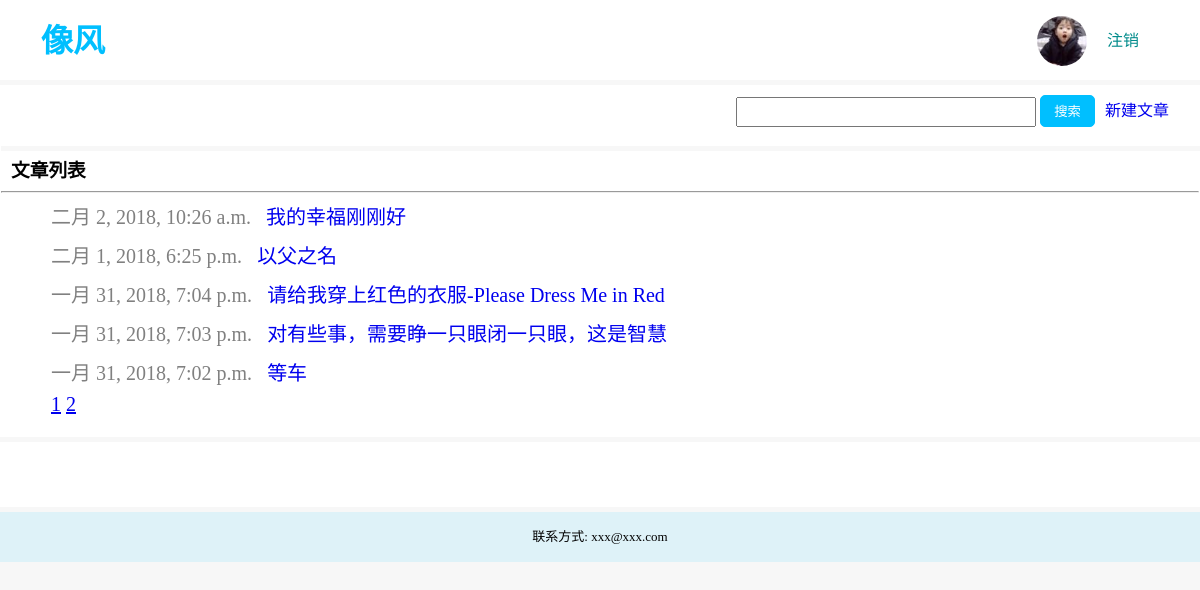
Page / (signed in) on the committed database.
### user/models.py (models this page shows, shortened)
class User(models.Model):
    username = models.CharField(max_length=64, unique=True, null=False, blank=False)
    passwd = models.CharField(max_length=64, null=False, blank=False)
    head = models.ImageField()
    age = models.IntegerField()
    sex = models.IntegerField()
    pid = models.IntegerField(default=1)

### post/models.py (models this page shows, shortened)
class Article(models.Model):
    title = models.CharField(max_length=128)
    date = models.DateTimeField(auto_now_add=True)
    content = models.TextField()

### post/helper.py (the view)
        def wrap2(request, *args, **kwargs):
            key = 'PAGES-%s' % request.get_full_path()
            response = cache.get(key)
            if response is not None:
                print('RETURN FROM CACHE')
                return response
            else:
                print('RETURN FROM VIEW')
                response = view_func(request, *args, **kwargs)
                cache.set(key, response, timeout)
                return response

### post/helper.py (called while the page is built)
def page_cache(timeout):
    def wrap1(view_func):
        def wrap2(request, *args, **kwargs):
            key = 'PAGES-%s' % request.get_full_path()
            response = cache.get(key)
            if response is not None:
                print('RETURN FROM CACHE')
                return response
            else:
                print('RETURN FROM VIEW')
                response = view_func(request, *args, **kwargs)
                cache.set(key, response, timeout)
                return response
        return wrap2
    return wrap1

def get_article_top(number):
    articles_click = rds.zrevrange('article-click', 0, number, withscores=True)
    articles_click = [[int(aid), int(count)] for aid, count in articles_click]
    aid_list = [row[0] for row in articles_click]
    articles = Article.objects.in_bulk(aid_list)
    for row in articles_click:
        aid = row[0]
        row[0] = articles[aid]
    return articles_click

### post/views.py (called while the page is built)
@page_cache(2)
def index(request, start=1):
    view_name = 'index'
    article_num = Article.objects.count()
    pages_num = ceil(article_num / 5)
    start = (start - 1) * 5
    articles = Article.objects.all().order_by('-date')[start: start + 5]
    page_num_list = [i for i in range(1, pages_num + 1)]
    uid = request.session.get('uid')
    articles_count = get_article_top(10)
    user = None
    if uid:
        user = User.objects.get(id=uid)
    return render(request, 'index.html', {'articles': articles, 'user': user, 'pages_num_list': page_num_list, 'view_name': view_name,
                                          'articles_count': articles_count})

### post/templates/index.html (shortened to what this page needs)
{% extends 'base.html' %}
{% block content %}
    <li style="height: 40px;line-height: 40px;"><h3 style="font-family: '楷体';margin-left: 10px;">文章列表</h3><hr></li>
    {% for article in articles %}
        <li style="margin-top: 10px;font-size: 20px;color: gray;padding-left: 50px;"><span>{{ article.date }} </span>&nbsp;&nbsp;<a style="font-family: '楷体" href="/post/detail/?aid={{ article.id }}">{{ article.title }}</a></li>
    {% endfor %}
    <li style="margin-top: 10px;font-size: 20px;color: gray;position: absolute; left: 50px;bottom: 20px">
        {% for page_num in pages_num_list %}
            <a style="text-decoration-line: underline;" href="/post/index/{{ page_num }}/">{{ page_num }}</a>
        {% endfor %}
    </li>
{% endblock %}

### post/templates/base.html (shortened to what this page needs)
{% load static %}
<!DOCTYPE html>
<html lang="en">
<head>
    <link rel="stylesheet" href="{% static "style.css" %}">
</head>
<body>
    <div class="container">
        <header>
            <a href="/post/index/"><h1>像风</h1></a>
            {% if view_name == "index" %}
                {% if user %}
                    <a href="/user/logout/">注销</a>
                    <a href="/user/info/" style="margin-top: 15px;"><img id="he" style="border-radius: 50%;width: 50px; height: 50px;" src="/medias/{{ user.head }}" alt=""></a>
                {% else %}
                    <a href="/user/login/">登陆</a>
                    <a href="/user/register">注册</a>
                {% endif %}
            {% endif %}
        </header>
    </div>
        <div style="width: 1200px; margin: 0 auto;background-color: white;margin-bottom: 5px;">
            <nav>
                <form action="/post/search/" method="post">
                    <input type="text" name="search_content" id="search">
                    <input style="font-family: '楷体" type="submit" value="搜索" id="submit">
                </form>
                <a href="/post/publish" style="font-family: '楷体">新建文章</a>
            </nav>
            <ul class="cont">
            <p style="width: 1200px;height: 5px; background-color: #F7F7F7"></p>
                {% block content %}
                {% endblock %}
            </ul>
            <p style="width: 1200px;height: 5px; background-color: #F7F7F7"></p>
            <ul class="cont" style="margin-top: 5px;border-bottom: none">
            </ul>
        </div>
    <div style="width: 100%;background-color: rgba(0,191,255,0.1);height: 50px;line-height: 50px;text-align: center;">
        <span style="font-size: 13px;color: black; font-family: '楷体'">联系方式: xxx@xxx.com</span>
    </div>
</body>
</html>

### post/static/style.css (style rules this page uses)
* { margin: 0; padding: 0; box-sizing: border-box; text-decoration: none; list-style: none; }
body { background-color: #F7F7F7; }
.container { height: auto; margin-bottom: 5px; background-color: white; }
header { height: 80px; line-height: 80px; padding: 0 40px; border: 1px solid white; border-radius: 10%; }
header a { color: deepskyblue; font-family: "楷体"; }
header a { float: right; color: darkcyan; margin-right: 20px; }
header a:first-child { float: left; color: deepskyblue; }
nav { height: 50px; line-height: 50px; padding: 0 30px; display: flex; float: right; border: 1px solid white; border-radius: 10%; }
nav #search { width: 300px; height: 30px; }
nav #submit { height: 32px; width: 55px; margin-right: 10px; background-color: deepskyblue; border: 1px solid deepskyblue; border-radius: 5px; cursor: pointer; color: white; }
.cont { margin-top: 20px; clear: both; width: 100%; position: relative; padding-top: 10px; height: auto; padding-bottom: 50px; border: 1px solid white; border-radius: 10%; }
.cont:last-child { border: none; margin-top: 10px; border-bottom: 1px solid deepskyblue; height: auto; }
#he { animation: 8s run linear infinite; }

### rows in the picture
User: head (picture)
Article: date "二月 2, 2018, 10:26 a.m.", title "我的幸福刚刚好"
Article: date "二月 1, 2018, 6:25 p.m.", title "以父之名"
Article: date "一月 31, 2018, 7:04 p.m.", title "请给我穿上红色的衣服-Please Dress Me in Red"
Article: date "一月 31, 2018, 7:03 p.m.", title "对有些事，需要睁一只眼闭一只眼，这是智慧"
Article: date "一月 31, 2018, 7:02 p.m.", title "等车"

### other values in the picture
{{ page_num }} "1" "2"
